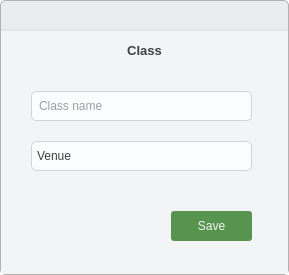
<?xml version="1.0" encoding="UTF-8"?>
<ui version="4.0">
 <class>AddClass</class>
 <widget class="QDialog" name="AddClass">
  <property name="geometry">
   <rect>
    <x>0</x>
    <y>0</y>
    <width>289</width>
    <height>275</height>
   </rect>
  </property>
  <property name="windowTitle">
   <string>Dialog</string>
  </property>
  <property name="styleSheet">
   <string notr="true">* {
	background: transparent;
	border: none;
	color: #414141;
}

QComboBox{
	border: 1px solid #D3D4D6;
	border-radius: 5px;
	padding-left: 5px;
	outline: none;
	background: #FBFCFE;
}

QComboBox::drop-down{
	background: transparent;
}

QComboBox::down-arrow{
	image: url(':/icons/icons/drop_down.svg');
	height: 24px;
	width: 24px;
}

QSpinBox{
	border: 1px solid #D3D4D6;
	border-radius: 5px;
	padding-left: 5px;
	background: #FBFCFE;
}

QSpinBox:down-button{
	background: transparent;
}

QSpinBox:up-button{
	background: transparent;
}

QSpinBox:down-arrow{
	image: url(':/icons/icons/drop_down.svg');
	height: 24px;
	width: 24px;
}

QSpinBox:up-arrow{
	image: url(':/icons/icons/drop_up.svg');
	height: 24px;
	width: 24px;
}

QLineEdit{
	border: 1px solid #D3D4D6;
	border-radius: 5px;
	padding-left: 5px;
	background: #FBFCFE;
}

QWidget#main_container {
	background: #EBECEF;
	border-radius: 5px;
	border: 1px solid #B1B1B1;
}

QWidget#container {
	background: #F3F4F6;
}

#close_btn:hover{
	background: #DC2626;
}

#toolbar{
	border-bottom: 2px solid #E3E4E6;
}</string>
  </property>
  <layout class="QVBoxLayout" name="verticalLayout_2">
   <property name="spacing">
    <number>0</number>
   </property>
   <property name="leftMargin">
    <number>0</number>
   </property>
   <property name="topMargin">
    <number>0</number>
   </property>
   <property name="rightMargin">
    <number>0</number>
   </property>
   <property name="bottomMargin">
    <number>0</number>
   </property>
   <item>
    <widget class="QWidget" name="main_container" native="true">
     <layout class="QVBoxLayout" name="verticalLayout">
      <property name="spacing">
       <number>0</number>
      </property>
      <property name="leftMargin">
       <number>1</number>
      </property>
      <property name="topMargin">
       <number>1</number>
      </property>
      <property name="rightMargin">
       <number>1</number>
      </property>
      <property name="bottomMargin">
       <number>1</number>
      </property>
      <item>
       <widget class="QWidget" name="toolbar" native="true">
        <property name="maximumSize">
         <size>
          <width>16777215</width>
          <height>30</height>
         </size>
        </property>
        <widget class="QPushButton" name="close_btn">
         <property name="geometry">
          <rect>
           <x>258</x>
           <y>0</y>
           <width>33</width>
           <height>30</height>
          </rect>
         </property>
         <property name="focusPolicy">
          <enum>Qt::FocusPolicy::NoFocus</enum>
         </property>
         <property name="text">
          <string/>
         </property>
         <property name="icon">
          <iconset theme="QIcon::ThemeIcon::ApplicationExit"/>
         </property>
         <property name="iconSize">
          <size>
           <width>10</width>
           <height>10</height>
          </size>
         </property>
        </widget>
       </widget>
      </item>
      <item>
       <widget class="QWidget" name="container" native="true">
        <layout class="QVBoxLayout" name="verticalLayout_3">
         <property name="spacing">
          <number>0</number>
         </property>
         <property name="leftMargin">
          <number>0</number>
         </property>
         <property name="topMargin">
          <number>0</number>
         </property>
         <property name="rightMargin">
          <number>0</number>
         </property>
         <property name="bottomMargin">
          <number>0</number>
         </property>
         <item>
          <widget class="QLabel" name="label">
           <property name="maximumSize">
            <size>
             <width>16777215</width>
             <height>40</height>
            </size>
           </property>
           <property name="font">
            <font>
             <pointsize>10</pointsize>
             <bold>true</bold>
            </font>
           </property>
           <property name="frameShadow">
            <enum>QFrame::Shadow::Plain</enum>
           </property>
           <property name="text">
            <string>Class</string>
           </property>
           <property name="textFormat">
            <enum>Qt::TextFormat::RichText</enum>
           </property>
           <property name="alignment">
            <set>Qt::AlignmentFlag::AlignCenter</set>
           </property>
          </widget>
         </item>
         <item>
          <widget class="QFrame" name="frame">
           <property name="frameShape">
            <enum>QFrame::Shape::StyledPanel</enum>
           </property>
           <property name="frameShadow">
            <enum>QFrame::Shadow::Plain</enum>
           </property>
           <widget class="QLineEdit" name="class_name">
            <property name="geometry">
             <rect>
              <x>30</x>
              <y>20</y>
              <width>221</width>
              <height>30</height>
             </rect>
            </property>
            <property name="minimumSize">
             <size>
              <width>0</width>
              <height>30</height>
             </size>
            </property>
            <property name="placeholderText">
             <string>Class name</string>
            </property>
           </widget>
           <widget class="QComboBox" name="class_venue">
            <property name="geometry">
             <rect>
              <x>30</x>
              <y>70</y>
              <width>221</width>
              <height>30</height>
             </rect>
            </property>
            <property name="minimumSize">
             <size>
              <width>0</width>
              <height>30</height>
             </size>
            </property>
            <property name="placeholderText">
             <string>Venue</string>
            </property>
           </widget>
           <widget class="QPushButton" name="class_save">
            <property name="geometry">
             <rect>
              <x>170</x>
              <y>140</y>
              <width>81</width>
              <height>30</height>
             </rect>
            </property>
            <property name="cursor">
             <cursorShape>PointingHandCursor</cursorShape>
            </property>
            <property name="styleSheet">
             <string notr="true">padding: 5px;
background: #57954F;
color: #F3F4F6;
border-radius: 3px;</string>
            </property>
            <property name="text">
             <string>Save</string>
            </property>
           </widget>
          </widget>
         </item>
        </layout>
       </widget>
      </item>
     </layout>
    </widget>
   </item>
  </layout>
 </widget>
 <resources>
  <include location="../assets/icons.qrc"/>
 </resources>
 <connections/>
</ui>
